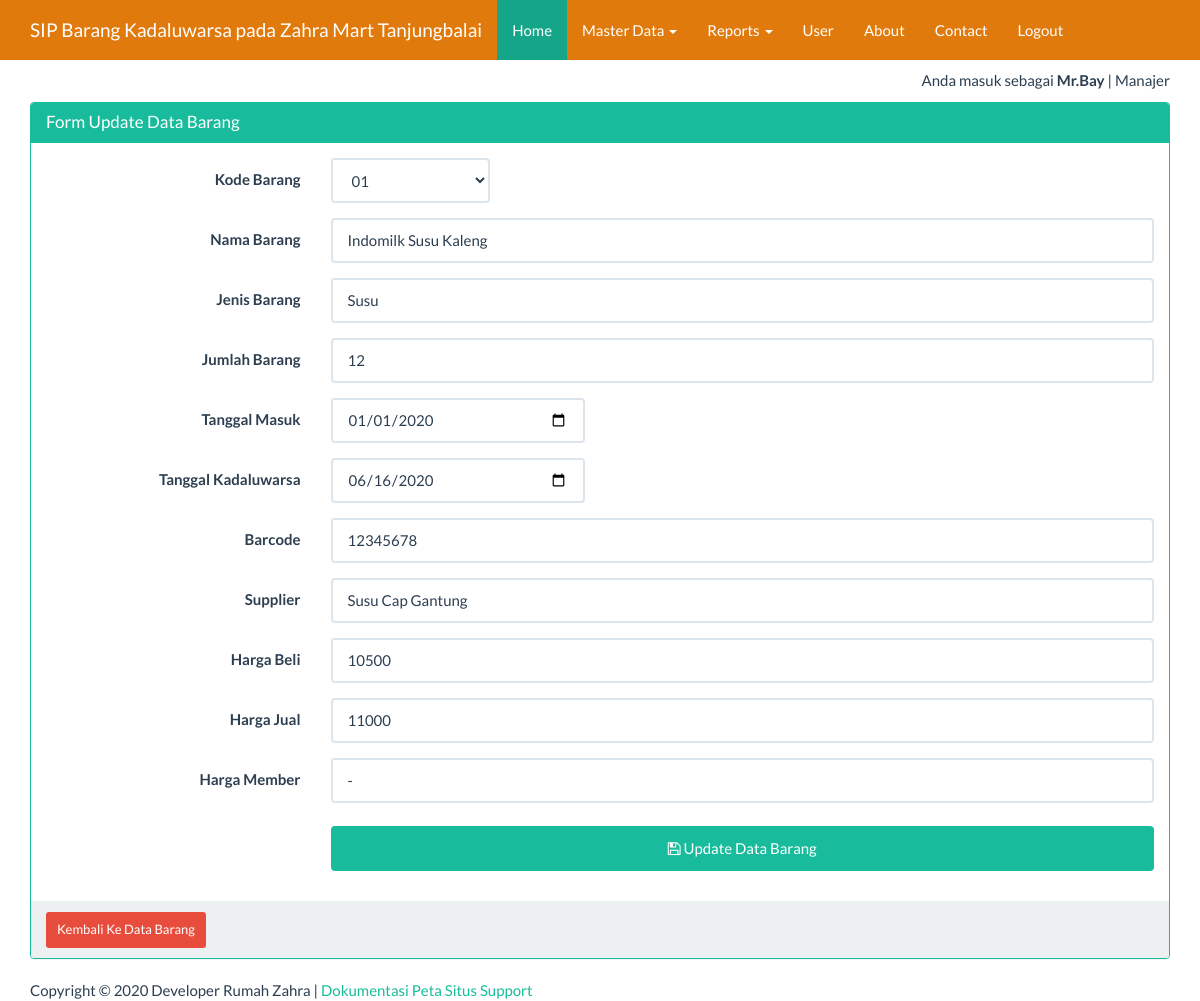
Page /index_admin.php?page=barang&actions=edit&id=1 (signed in) on the committed database.
### tables this page shows
CREATE TABLE `tbl_barang` (
  `id` int(11) NOT NULL,
  `kode_barang` varchar(50) NOT NULL,
  `nama_barang` varchar(100) NOT NULL,
  `jenis_barang` varchar(100) NOT NULL,
  `jumlah_barang` int(10) NOT NULL,
  `tgl_masuk` date NOT NULL,
  `tgl_kadaluwarsa` date NOT NULL,
  `barcode` varchar(50) NOT NULL,
  `supplier` varchar(50) NOT NULL,
  `harga_beli` int(11) NOT NULL,
  `harga_jual` int(11) NOT NULL,
  `harga_member` varchar(11) NOT NULL
);

### views/barang_edit.php (the view, shortened to what this page needs)
<?php
$id=$_GET['id'];
$ambil=  mysqli_query($koneksi, "SELECT * FROM tbl_barang WHERE id ='$id'") or die ("SQL Edit error");
$data= mysqli_fetch_array($ambil);
?>
<div class="container">
    <div class="row">
        <div class="col-xs-12">
            <div class="panel panel-success">
                <div class="panel-heading">
                    <h3 class="panel-title">Form Update Data Barang</h3>
                </div>
                <div class="panel-body">
                    <form class="form-horizontal" action="" method="post">
                        <div class="form-group">
                            <label for="kode_barang" class="col-sm-3 control-label">Kode Barang</label>
                               <div class="col-sm-2 col-xs-9">
                                <select name="kode_barang" class="form-control">
                                    <option value="Minyak dan Sembako">01</option>
                                </select>
                            </div>
                        </div>
                         <div class="form-group">
                            <label for="nama_barang" class="col-sm-3 control-label">Nama Barang</label>
                            <div class="col-sm-9">
                                <input type="text" name="nama_barang" value="<?=$data['nama_barang'] ?>" class="form-control" id="inputEmail3" placeholder="Inputkan Nama Barang" required>
                            </div>
                        </div>
                         <div class="form-group">
                            <label for="jenis_barang" class="col-sm-3 control-label">Jenis Barang</label>
                            <div class="col-sm-9">
                                <input type="text" name="jenis_barang" value="<?=$data['jenis_barang'] ?>" class="form-control" id="inputEmail3" placeholder="Inputkan Jenis Barang" required>
                            </div>
                        </div>
                         <div class="form-group">
                            <label for="jumlah_barang" class="col-sm-3 control-label">Jumlah Barang</label>
                            <div class="col-sm-9">
                                <input type="text" name="jumlah_barang" value="<?=$data['jumlah_barang'] ?>" class="form-control" id="inputEmail3" placeholder="Inputkan Jumlah Barang" required>
                            </div>
                        </div>
                        <div class="form-group">
                            <label for="tgl_masuk" class="col-sm-3 control-label">Tanggal Masuk</label>
                            <div class="col-sm-3">
                                <input type="date" name="tgl_masuk" value="<?=$data['tgl_masuk'] ?>" class="form-control" id="inputEmail3" placeholder="Inputkan Tanggal Masuk" required>
                            </div>
                        </div>
                         <div class="form-group">
                            <label for="tgl_kadaluwarsa" class="col-sm-3 control-label">Tanggal Kadaluwarsa</label>
                            <div class="col-sm-3">
                                <input type="date" name="tgl_kadaluwarsa" value="<?=$data['tgl_kadaluwarsa'] ?>" class="form-control" id="inputEmail3" placeholder="Inputkan Tanggal Kadaluwarsa" required>
                            </div>
                        </div>
                        <div class="form-group">
                            <label for="barcode" class="col-sm-3 control-label">Barcode</label>
                            <div class="col-sm-9">
                                <input type="text" name="barcode" value="<?=$data['barcode'] ?>" class="form-control" id="inputPassword3" placeholder="Inputkan Kode Barcode" required>
                            </div>
                        </div>
                        <div class="form-group">
                            <label for="supplier" class="col-sm-3 control-label">Supplier</label>
                            <div class="col-sm-9">
                                <input type="text" name="supplier" value="<?=$data['supplier'] ?>" class="form-control" id="inputPassword3" placeholder="Inputkan Supplier Barang" required>
                            </div>
                        </div>
                        <div class="form-group">
                            <label for="harga_beli" class="col-sm-3 control-label">Harga Beli</label>
                            <div class="col-sm-9">
                                <input type="text" name="harga_beli" value="<?=$data['harga_beli'] ?>" class="form-control" id="inputPassword3" placeholder="Inputkan Harga Beli Barang" required>
                            </div>
                        </div>
                         <div class="form-group">
                            <label for="harga_jual" class="col-sm-3 control-label">Harga Jual</label>
                            <div class="col-sm-9">
                                <input type="text" name="harga_jual" value="<?=$data['harga_jual'] ?>" class="form-control" id="inputPassword3" placeholder="Inputkan Harga Jual Barang" required>
                            </div>
                        </div>
                          <div class="form-group">
                            <label for="harga_member" class="col-sm-3 control-label">Harga Member</label>
                            <div class="col-sm-9">
                                <input type="text" name="harga_member" value="<?=$data['harga_member'] ?>" class="form-control" id="inputPassword3" placeholder="Inputkan Harga Member" required>
                            </div>
                        </div>
                        <div class="form-group">
                            <div class="col-sm-offset-3 col-sm-9">
                                <button type="submit" class="btn btn-success">
                                    <span class="fa fa-save"></span> Update Data Barang</button>
                            </div>
                        </div>
                    </form>
                </div>
                <div class="panel-footer">
                    <a href="?page=barang&actions=tampil" class="btn btn-danger btn-sm">
                        Kembali Ke Data Barang
                    </a>
                </div>
            </div>
        </div>
    </div>
</div>

### index_admin.php (style rules this page uses)
body { margin-top:70px; }
button { background-color: #4CAF50; color: white; padding: 14px 20px; margin: 8px 0; border: none; cursor: pointer; width: 100%; }

### rows in the picture
tbl_barang: nama_barang "Indomilk Susu Kaleng", jenis_barang "Susu", jumlah_barang "12", tgl_masuk "01/01/2020", tgl_kadaluwarsa "06/16/2020", barcode "12345678", supplier "Susu Cap Gantung", harga_beli "10500", harga_jual "11000", harga_member "-"

### other values in the picture
$_SESSION['username'] "Mr.Bay"
$_SESSION['ket'] "Manajer"
